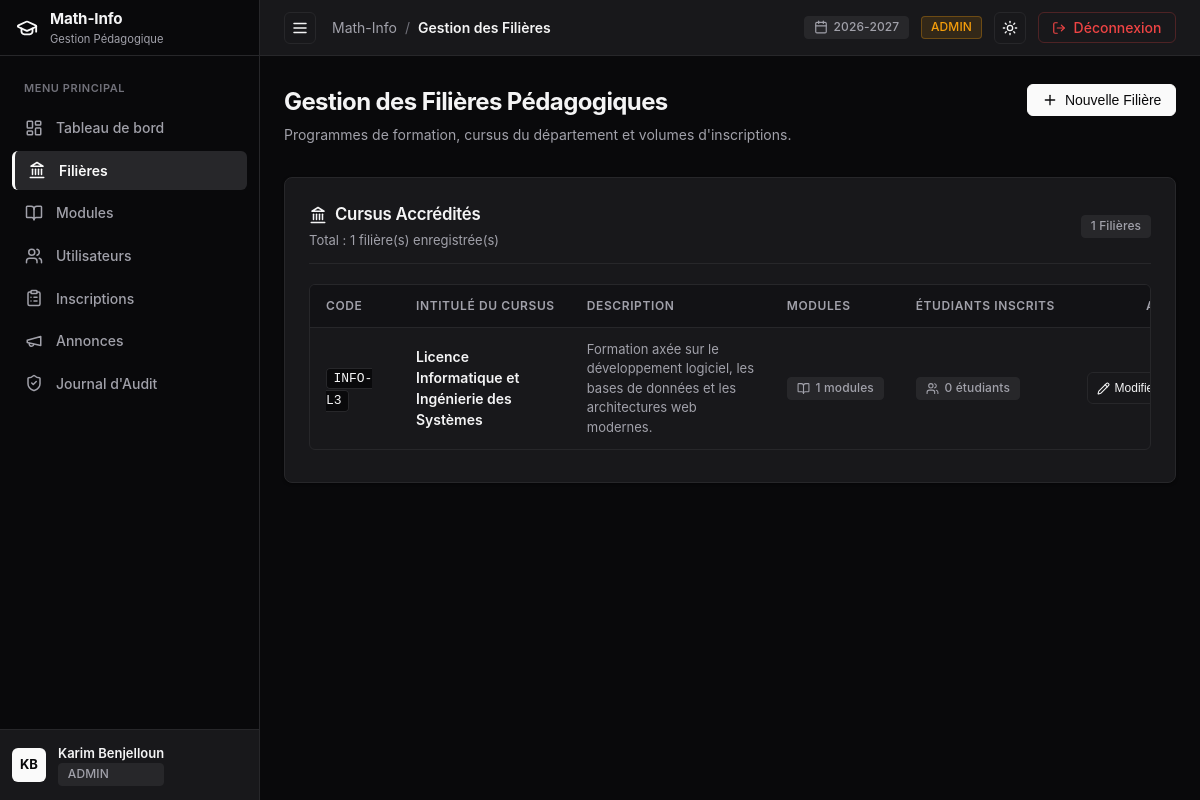
The app's page /admin/filieres (signed in), older data.
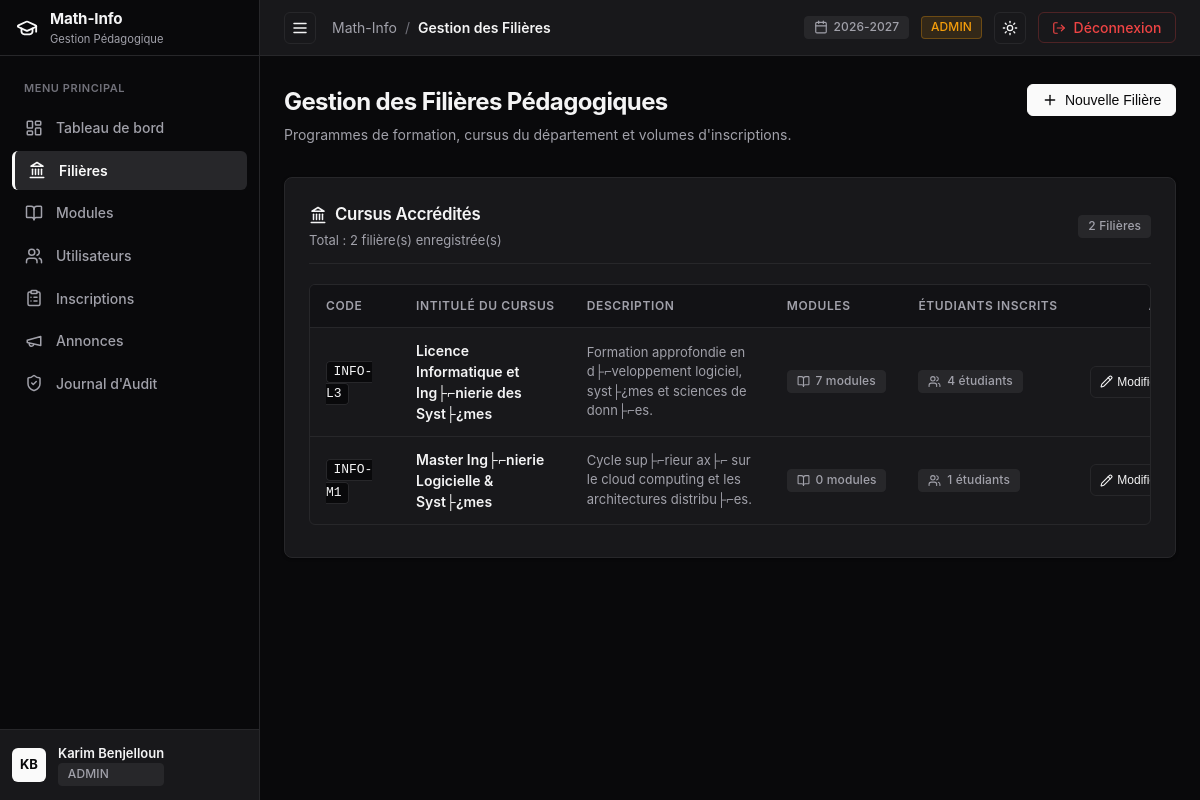
The same page, newer data.
### tables this page shows
CREATE TABLE `filieres` (
  `idFiliere` int NOT NULL AUTO_INCREMENT,
  `code` varchar(20) NOT NULL,
  `intitule` varchar(150) NOT NULL,
  `description` text,
  PRIMARY KEY (`idFiliere`),
  UNIQUE KEY `code` (`code`)
);

### src/Controllers/Controller.php (called while the page is built, shortened)
<?php
abstract class Controller {
    protected function render(string $view, array $data = [], ?string $layout = 'main'): void {
        $viewFile = __DIR__ . '/../Views/' . str_replace('.', '/', $view) . '.php';
        extract($data);
        require $viewFile;
    }
}

### src/Controllers/AdminController.php (called while the page is built, shortened)
<?php
class AdminController extends Controller {
    public function filieres(): void {
        $filieres = Filiere::getAllWithCounts();
        $this->render('admin.filieres', [
            'title'     => 'Gestion des Filières',
            'filieres'  => $filieres,
            'csrfToken' => Auth::csrfToken(),
            'activeNav' => 'filieres',
        ]);
    }
}

### public/index.php (called while the page is built, shortened)
<?php
$router = new Router();
$router->get('/', function () {
    if (Auth::check()) {
        Auth::redirectToDashboard();
    } else {
        header('Location: /login');
        exit;
    }
});
$router->get('/login', [AuthController::class, 'showLogin']);
$router->post('/login', [AuthController::class, 'login']);
$router->get('/logout', [AuthController::class, 'logout']);
$router->post('/logout', [AuthController::class, 'logout']);
$router->get('/admin/dashboard', [AdminController::class, 'dashboard']);
$router->get('/admin/filieres', [AdminController::class, 'filieres']);
$router->post('/admin/filieres/create', [AdminController::class, 'createFiliere']);
$router->post('/admin/filieres/edit', [AdminController::class, 'editFiliere']);
$router->post('/admin/filieres/delete', [AdminController::class, 'deleteFiliere']);
$router->get('/admin/modules', [AdminController::class, 'modules']);
$router->post('/admin/modules/create', [AdminController::class, 'createModule']);
$router->post('/admin/modules/edit', [AdminController::class, 'editModule']);
$router->post('/admin/modules/assign-teacher', [AdminController::class, 'assignTeacher']);
$router->post('/admin/modules/delete', [AdminController::class, 'deleteModule']);
$router->get('/admin/utilisateurs', [AdminController::class, 'utilisateurs']);
$router->post('/admin/utilisateurs/create', [AdminController::class, 'createUser']);
$router->post('/admin/utilisateurs/edit', [AdminController::class, 'editUser']);
$router->post('/admin/utilisateurs/delete', [AdminController::class, 'deleteUser']);
$router->get('/admin/inscriptions', [AdminController::class, 'inscriptions']);
$router->post('/admin/inscriptions/create', [AdminController::class, 'createInscription']);
$router->post('/admin/inscriptions/edit', [AdminController::class, 'editInscription']);
$router->post('/admin/inscriptions/status', [AdminController::class, 'updateInscriptionStatus']);
$router->post('/admin/inscriptions/delete', [AdminController::class, 'deleteInscription']);
$router->get('/admin/annonces', [AdminController::class, 'annonces']);
$router->post('/admin/annonces/create', [AdminController::class, 'createAnnonce']);
$router->post('/admin/annonces/edit', [AdminController::class, 'editAnnonce']);
$router->post('/admin/annonces/delete', [AdminController::class, 'deleteAnnonce']);
$router->get('/admin/audit', [AdminController::class, 'audit']);
$router->get('/enseignant/dashboard', [EnseignantController::class, 'dashboard']);
$router->get('/enseignant/modules', [EnseignantController::class, 'modules']);
$router->get('/enseignant/notes', [EnseignantController::class, 'notesIndex']);
$router->get('/enseignant/seances', [EnseignantController::class, 'seancesIndex']);
$router->get('/enseignant/modules/{id}/etudiants', [EnseignantController::class, 'etudiants']);
$router->get('/enseignant/modules/{id}/notes', [EnseignantController::class, 'notes']);
$router->post('/enseignant/modules/{id}/notes/save', [EnseignantController::class, 'saveNotes']);
$router->get('/enseignant/modules/{id}/seances', [EnseignantController::class, 'seances']);
$router->post('/enseignant/modules/{id}/seances/create', [EnseignantController::class, 'createSeance']);
$router->get('/enseignant/seances/{id}/absences', [EnseignantController::class, 'absences']);
$router->post('/enseignant/seances/{id}/absences/save', [EnseignantController::class, 'saveAbsences']);
$router->get('/enseignant/annonces', [EnseignantController::class, 'annonces']);
$router->post('/enseignant/annonces/create', [EnseignantController::class, 'createAnnonce']);
$router->post('/enseignant/annonces/edit', [EnseignantController::class, 'editAnnonce']);
$router->post('/enseignant/annonces/delete', [EnseignantController::class, 'deleteAnnonce']);
$router->get('/enseignant/modules/{id}/pdf', [EnseignantController::class, 'downloadModulePdf']);
$router->get('/etudiant/dashboard', [EtudiantController::class, 'dashboard']);
$router->get('/etudiant/notes', [EtudiantController::class, 'notes']);
$router->get('/etudiant/absences', [EtudiantController::class, 'absences']);
$router->get('/etudiant/annonces', [EtudiantController::class, 'annonces']);
$router->get('/etudiant/releve/pdf', [EtudiantController::class, 'downloadRelevePdf']);
$router->dispatch();

### src/Models/Filiere.php (called while the page is built, shortened)
<?php
class Filiere extends Model {
    public static function getAllWithCounts(): array {
        $db = self::getDb();
        $sql = "
            SELECT
                f.idFiliere,
                f.code,
                f.intitule,
                f.description,
                COUNT(DISTINCT m.idModule) AS total_modules,
                COUNT(DISTINCT i.idEtudiant) AS total_etudiants
            FROM filieres f
            LEFT JOIN modules m ON f.idFiliere = m.idFiliere
            LEFT JOIN inscriptions i ON f.idFiliere = i.idFiliere
            GROUP BY f.idFiliere, f.code, f.intitule, f.description
            ORDER BY f.code ASC
        ";
        return $db->query($sql)->fetchAll();
    }
}

### src/Views/admin/filieres.php (the view, shortened to what the changed rows need)
<div style="margin-bottom: 2rem; display: flex; justify-content: space-between; align-items: flex-start; flex-wrap: wrap; gap: 1rem;">
  <div>
    <h1 style="font-size: 1.5rem; font-weight: 700; letter-spacing: -0.025em; color: var(--text-main); margin-bottom: 0.25rem;">
      Gestion des Filières Pédagogiques
    </h1>
  </div>
</div>
<div class="card">
  <div class="card-header">
    <div>
      <span class="card-title">
        <?= Icon::get('landmark', 18) ?>
        <span>Cursus Accrédités</span>
      </span>
      <span class="card-desc" style="display: block; margin-top: 0.25rem;">
        Total : <?= count($filieres) ?> filière(s) enregistrée(s)
      </span>
    </div>
    <span class="badge badge-neutral"><?= count($filieres) ?> Filières</span>
  </div>
  <?php if (empty($filieres)): ?>
    <div style="text-align: center; padding: 3rem 1rem; color: var(--text-muted); font-size: 0.875rem;">
      <div style="margin-bottom: 0.5rem; color: var(--text-subtle);"><?= Icon::get('landmark', 32) ?></div>
      Aucune filière configurée pour le moment.
    </div>
  <?php else: ?>
    <div class="table-wrapper">
      <table>
        <thead>
          <tr>
            <th style="min-width: 90px;">Code</th>
            <th style="min-width: 170px;">Intitulé du Cursus</th>
            <th style="min-width: 200px;">Description</th>
            <th style="min-width: 90px;">Modules</th>
            <th style="min-width: 110px;">Étudiants Inscrits</th>
            <th style="min-width: 120px; text-align: right;">Actions</th>
          </tr>
        </thead>
        <tbody>
          <?php foreach ($filieres as $f): ?>
            <tr>
              <td><code><?= htmlspecialchars($f['code']) ?></code></td>
              <td style="font-weight: 600;"><?= htmlspecialchars($f['intitule']) ?></td>
              <td style="color: var(--text-muted); font-size: 0.8125rem; max-width: 320px;">
                <?= htmlspecialchars($f['description'] ?? 'Aucune description spécifiée.') ?>
              </td>
              <td>
                <span class="badge badge-neutral">
                  <?= Icon::get('book-open', 13) ?>
                  <span><?= (int)$f['total_modules'] ?> modules</span>
                </span>
              </td>
              <td>
                <span class="badge badge-neutral">
                  <?= Icon::get('users', 13) ?>
                  <span><?= (int)$f['total_etudiants'] ?> étudiants</span>
                </span>
              </td>
              <td style="text-align: right;">
                <div style="display: inline-flex; gap: 0.35rem;">
                  <button
                    type="button"
                    class="btn btn-outline btn-sm edit-filiere-btn"
                    data-id="<?= $f['idFiliere'] ?>"
                    data-code="<?= htmlspecialchars($f['code']) ?>"
                    data-intitule="<?= htmlspecialchars($f['intitule']) ?>"
                    data-description="<?= htmlspecialchars($f['description'] ?? '') ?>"
                    title="Modifier la filière"
                  >
                    <?= Icon::get('pencil', 13) ?>
                    <span>Modifier</span>
                  </button>
                </div>
              </td>
            </tr>
          <?php endforeach; ?>
        </tbody>
      </table>
    </div>
  <?php endif; ?>
</div>

### src/Utils/Icon.php (shortened to what the changed rows need)
<?php
class Icon {
    public static function get(string $name, int $size = 16, string $extraClass = ''): string {
        $classAttr = 'lucide-icon' . ($extraClass !== '' ? ' ' . $extraClass : '');
        $svgAttrs = sprintf(
            'xmlns="http://www.w3.org/2000/svg" width="%d" height="%d" viewBox="0 0 24 24" fill="none" stroke="currentColor" stroke-width="2" stroke-linecap="round" stroke-linejoin="round" class="%s"',
            $size,
            $size,
            htmlspecialchars($classAttr)
        );
        switch ($name) {
            case 'graduation-cap':
                return "<svg {$svgAttrs}><path d=\"M21.42 10.922a1 1 0 0 0-.019-1.838L12.83 5.18a2 2 0 0 0-1.66 0L2.6 9.08a1 1 0 0 0 0 1.832l8.57 3.908a2 2 0 0 0 1.66 0z\"/><path d=\"M22 10v6\"/><path d=\"M6 12.5V16a6 3 0 0 0 12 0v-3.5\"/></svg>";
            case 'layout-dashboard':
                return "<svg {$svgAttrs}><rect width=\"7\" height=\"9\" x=\"3\" y=\"3\" rx=\"1\"/><rect width=\"7\" height=\"5\" x=\"14\" y=\"3\" rx=\"1\"/><rect width=\"7\" height=\"9\" x=\"14\" y=\"12\" rx=\"1\"/><rect width=\"7\" height=\"5\" x=\"3\" y=\"16\" rx=\"1\"/></svg>";
            case 'landmark':
                return "<svg {$svgAttrs}><line x1=\"3\" x2=\"21\" y1=\"22\" y2=\"22\"/><line x1=\"6\" x2=\"6\" y1=\"18\" y2=\"11\"/><line x1=\"10\" x2=\"10\" y1=\"18\" y2=\"11\"/><line x1=\"14\" x2=\"14\" y1=\"18\" y2=\"11\"/><line x1=\"18\" x2=\"18\" y1=\"18\" y2=\"11\"/><polygon points=\"12 2 20 7 4 7\"/></svg>";
            case 'book-open':
                return "<svg {$svgAttrs}><path d=\"M12 7v14\"/><path d=\"M3 18a1 1 0 0 1-1-1V4a1 1 0 0 1 1-1h5a4 4 0 0 1 4 4 4 4 0 0 1 4-4h5a1 1 0 0 1 1 1v13a1 1 0 0 1-1 1h-6a3 3 0 0 0-3 3 3 3 0 0 0-3-3z\"/></svg>";
            case 'users':
                return "<svg {$svgAttrs}><path d=\"M16 21v-2a4 4 0 0 0-4-4H6a4 4 0 0 0-4 4v2\"/><circle cx=\"9\" cy=\"7\" r=\"4\"/><path d=\"M22 21v-2a4 4 0 0 0-3-3.87\"/><path d=\"M16 3.13a4 4 0 0 1 0 7.75\"/></svg>";
            case 'clipboard-list':
                return "<svg {$svgAttrs}><rect width=\"8\" height=\"4\" x=\"8\" y=\"2\" rx=\"1\" ry=\"1\"/><path d=\"M16 4h2a2 2 0 0 1 2 2v14a2 2 0 0 1-2 2H6a2 2 0 0 1-2-2V6a2 2 0 0 1 2-2h2\"/><path d=\"M12 11h4\"/><path d=\"M12 16h4\"/><path d=\"M8 11h.01\"/><path d=\"M8 16h.01\"/></svg>";
            case 'megaphone':
                return "<svg {$svgAttrs}><path d=\"m3 11 18-5v12L3 14v-3z\"/><path d=\"M11.6 16.8a3 3 0 1 1-5.8-1.6\"/></svg>";
            case 'shield-check':
                return "<svg {$svgAttrs}><path d=\"M20 13c0 5-3.5 7.5-7.66 8.95a1 1 0 0 1-.67-.01C7.5 20.5 4 18 4 13V6a1 1 0 0 1 1-1c2 0 4.5-1.2 6.24-2.72a1.17 1.17 0 0 1 1.52 0C14.51 3.81 17 5 19 5a1 1 0 0 1 1 1z\"/><path d=\"m9 12 2 2 4-4\"/></svg>";
            case 'calendar':
                return "<svg {$svgAttrs}><path d=\"M8 2v4\"/><path d=\"M16 2v4\"/><rect width=\"18\" height=\"18\" x=\"3\" y=\"4\" rx=\"2\"/><path d=\"M3 10h18\"/></svg>";
            case 'sun':
                return "<svg {$svgAttrs}><circle cx=\"12\" cy=\"12\" r=\"4\"/><path d=\"M12 2v2\"/><path d=\"M12 20v2\"/><path d=\"m4.93 4.93 1.41 1.41\"/><path d=\"m17.66 17.66 1.41 1.41\"/><path d=\"M2 12h2\"/><path d=\"M20 12h2\"/><path d=\"m6.34 17.66-1.41 1.41\"/><path d=\"m19.07 4.93-1.41 1.41\"/></svg>";
            case 'log-out':
                return "<svg {$svgAttrs}><path d=\"M9 21H5a2 2 0 0 1-2-2V5a2 2 0 0 1 2-2h4\"/><polyline points=\"16 17 21 12 16 7\"/><line x1=\"21\" x2=\"9\" y1=\"12\" y2=\"12\"/></svg>";
            case 'pencil':
                return "<svg {$svgAttrs}><path d=\"M21.174 6.812a1 1 0 0 0-3.986-3.987L3.842 16.174a2 2 0 0 0-.5.83l-1.321 4.352a.5.5 0 0 0 .623.622l4.353-1.32a2 2 0 0 0 .83-.497z\"/><path d=\"m15 5 4 4\"/></svg>";
            case 'trash-2':
                return "<svg {$svgAttrs}><path d=\"M3 6h18\"/><path d=\"M19 6v14c0 1-1 2-2 2H7c-1 0-2-1-2-2V6\"/><path d=\"M8 6V4c0-1 1-2 2-2h4c1 0 2 1 2 2v2\"/><line x1=\"10\" x2=\"10\" y1=\"11\" y2=\"17\"/><line x1=\"14\" x2=\"14\" y1=\"11\" y2=\"17\"/></svg>";
            case 'plus':
                return "<svg {$svgAttrs}><path d=\"M5 12h14\"/><path d=\"M12 5v14\"/></svg>";
            case 'x':
                return "<svg {$svgAttrs}><path d=\"M18 6 6 18\"/><path d=\"m6 6 12 12\"/></svg>";
            case 'menu':
                return "<svg {$svgAttrs}><line x1=\"4\" x2=\"20\" y1=\"12\" y2=\"12\"/><line x1=\"4\" x2=\"20\" y1=\"6\" y2=\"6\"/><line x1=\"4\" x2=\"20\" y1=\"18\" y2=\"18\"/></svg>";
            case 'arrow-right':
                return "<svg {$svgAttrs}><path d=\"M5 12h14\"/><path d=\"m12 5 7 7-7 7\"/></svg>";
        }
    }
}

Row changes from the older to the newer data that the page shows:
changed filieres "INFO-L3": intitule "Licence Informatique et Ingénierie des Systèmes" → "Licence Informatique et Ing├⌐nierie des Syst├¿mes"; description "Formation axée sur le développement logiciel, les bases de données et les architectures web modernes." → "Formation approfondie en d├⌐veloppement logiciel, syst├¿mes et sciences de donn├⌐es."; total_modules "1" → "7"; total_etudiants "0" → "4"
added filieres: code "INFO-M1", intitule "Master Ing├⌐nierie Logicielle & Syst├¿mes", description "Cycle sup├⌐rieur ax├⌐ sur le cloud computing et les architectures distribu├⌐es.", total_modules "0", total_etudiants "1"
Text that changed along with them:
count($filieres): "1" → "2"
